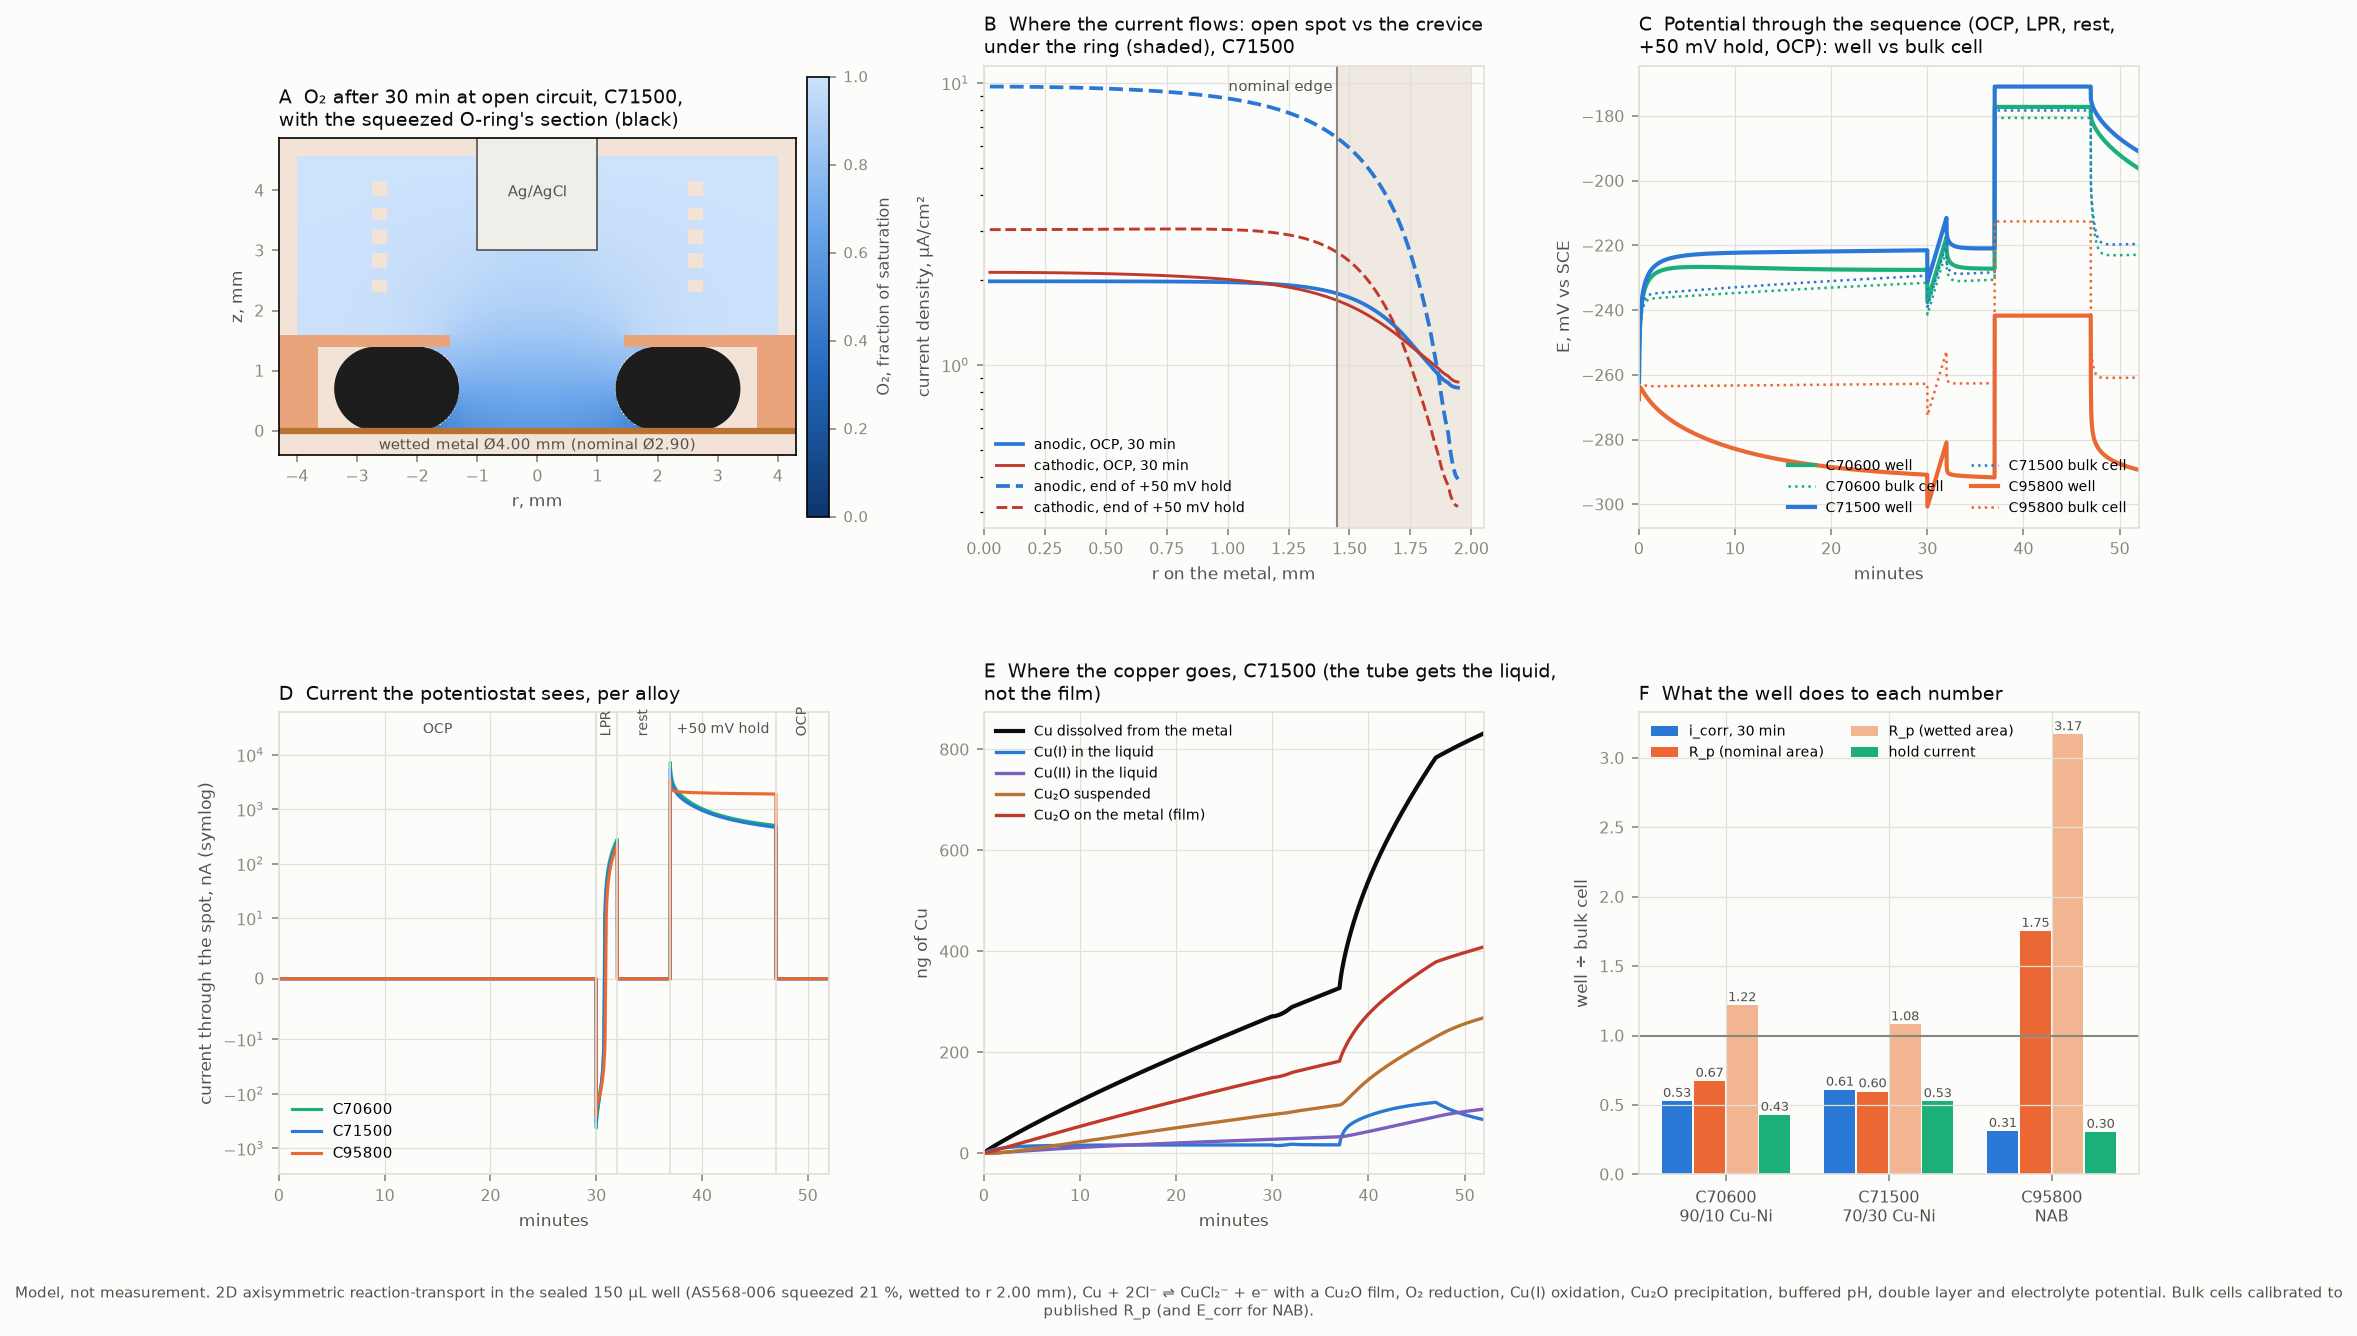

The Python source for this figure:
"""Higher-fidelity model of one CubXL copper corrosion well, against a bulk cell.

Writes sim_well_hf.json (every number sim_well_hf.md quotes), sim_well_hf.png (the figure)
and sim_well_hf_fields.npz (fields for render_cubxl_cu.py, same keys as sim_well_fields.npz,
plus pH and film).

What it adds to sim_well.py, which carried dissolved copper as a passive tracer under Tafel
kinetics set relative to the bulk cell:

- Copper dissolves by the accepted chloride mechanism, Cu + 2Cl- = CuCl2- + e-, nearly
  reversible and largely limited by transport of CuCl2- away from the metal (Hauser and
  Newman 1988; Deslouis et al. 1988). The CuCl2- at the metal is held near its Nernst value,
  so copper that piles up in the still well throttles further dissolution.
- A Cu2O film forms where the liquid at the metal is supersaturated in Cu2O at the local pH,
  and its thickness throttles dissolution. Its one free constant is calibrated, per alloy, to
  the published decay of i_corr with immersion time.
- Cu(I) is oxidised by dissolved O2 in the liquid (Sharma and Millero 1988 rate constants for
  Cu+ and CuCl0, with Cu(I) chloride speciation). Cu(II) is its own species, and is reduced
  back to Cu(I) at the metal (comproportionation with the metal).
- Cu2O also precipitates in the liquid and redissolves when undersaturated.
- Alkalinity is a transported species: OH- from O2 reduction, from Cu(I) oxidation and from
  the counter; consumed by Cu2O precipitation and Al hydrolysis. pH comes from the seawater
  carbonate and borate system (closed: the cap seals the headspace).
- Double-layer charging, and the electrolyte potential (secondary current distribution with
  seawater's conductivity), lagged one 1 s step, so the reference-tip iR and any ohmic
  shielding of the crevice come out of the model.
- The O-ring's compressed cross-section: an AS568-006 ring squeezed 21 % to 1.40 mm is
  modelled as a stadium of conserved area, so the metal is wetted out to where the flat contact
  begins (r = 2.00 mm, not the nominal 1.45 mm), with a narrowing crevice between the ring's
  lower inner curve and the metal. A non-uniform grid (4 um at the metal, 10 um across the
  crevice) resolves it.
- NAB gets a second anodic path for its Al- and Fe-rich phases (Tafel, b_a 60 mV/dec), which
  its published E_corr and R_p require: at -0.26 V SCE the CuCl2- path alone carries only
  a few per cent of NAB's measured current.
- Kinetics per alloy, calibrated so the bulk cell (1 cm2, 0.3 mm Nernst layer for O2) gives the
  published R_p (C70600, C71500: Metikos-Hukovic 2011; C95800: Ding 2019 with its E_corr).
  E_corr for the two Cu-Ni alloys is then a prediction, checked against the published range.

Not modelled: natural convection (subcritical, estimated below), migration (0.7 M supporting
electrolyte), CuCl salt films, Cu2(OH)3Cl, film reduction at cathodic potentials, the
counter's chlorine, Ni and Fe dissolution, and roughness at the O-ring's contact line.

    python sim_well_hf.py            # about 10 min on 4 cores
    python sim_well_hf.py --quick    # skip the grid-convergence run
"""

from __future__ import annotations

import argparse
import json
import math
import time
from dataclasses import dataclass
from pathlib import Path

import numpy as np
import scipy.sparse as sp
import scipy.sparse.linalg as spla
from scipy.linalg import lu_factor, lu_solve, solve_banded
from scipy.optimize import brentq

HERE = Path(__file__).resolve().parent
F = 96485.332
RG = 8.314462
TK = 298.15
FRT = F / (RG * TK)
LN10 = math.log(10.0)

# ------------------------------------------------------------------ electrolyte: ASTM D1141, 25 C
C_O2_SAT = 0.21e-6  # mol/cm3, air-saturated seawater S 35, 25 C (as sim_well.py)
D = {"O2": 1.9e-5, "Cu1": 8.0e-6, "Cu2": 7.0e-6, "TA": 1.1e-5, "Al": 5.0e-6}  # cm2/s
KAPPA = 0.053  # S/cm
CL_M = 0.546  # mol/L chloride, D1141 (19.4 g/kg)
I_STR = 0.70


def davies(z, I=I_STR):
    return 10 ** (-0.51 * z * z * (math.sqrt(I) / (1 + math.sqrt(I)) - 0.3 * I))


G1, G2 = davies(1), davies(2)
A_CL = G1 * CL_M
E_SCE = 0.2412  # V vs SHE
# NBS standard free energies of formation, kJ/mol
DG = {"CuCl2-": -240.1, "Cl-": -131.228, "H2O": -237.129, "Cu2O": -146.0}
E0_CUCL2 = -(2 * DG["Cl-"] - DG["CuCl2-"]) * 1e3 / F  # CuCl2- + e- = Cu + 2Cl-, V vs SHE
LOGK_CU2O = -(2 * DG["CuCl2-"] + DG["H2O"] - DG["Cu2O"] - 4 * DG["Cl-"]) * 1e3 / (LN10 * RG * TK)
E_CU2O_PH0 = -(DG["H2O"] - DG["Cu2O"]) * 1e3 / (2 * F)  # Cu2O + 2H+ + 2e- = 2Cu + H2O, V vs SHE


def csat_cu2o(ph):
    """CuCl2- in equilibrium with Cu2O, mol/cm3: Cu2O + 2H+ + 4Cl- = 2CuCl2- + H2O."""
    return 10 ** (LOGK_CU2O / 2) * 10.0 ** (-ph) * A_CL ** 2 / G1 * 1e-3 * CU1_TOTAL_PER_CUCL2


# carbonate and borate, seawater S 35, 25 C, total scale (Lueker 2000 K1 K2; Dickson 1990 KB; Millero 1995 KW)
DIC, BT = 2.39e-3, 0.437e-3  # mol/L, from D1141's NaHCO3 0.201 g/L and H3BO3 0.027 g/L
K1, K2, KB, KW = 10 ** -5.847, 10 ** -8.966, 10 ** -8.597, 10 ** -13.217
PH0 = 8.2


def ta_of_ph(ph):
    h = 10.0 ** (-np.asarray(ph, float))
    return DIC * (K1 * h + 2 * K1 * K2) / (h * h + K1 * h + K1 * K2) + BT * KB / (KB + h) + KW / h - h


PH_GRID = np.linspace(1.0, 12.5, 5751)
TA_GRID = ta_of_ph(PH_GRID)
TA0 = float(ta_of_ph(PH0))


def ph_of(dta):
    """Excess alkalinity (mol/cm3 of OH- added) -> pH, closed system."""
    return np.interp(TA0 + np.asarray(dta) * 1e3, TA_GRID, PH_GRID)


# ------------------------------------------------------------------ kinetics shared by the alloys
K0 = 1.0e-2        # cm/s, film-free Cu/CuCl2- exchange conductance: 'nearly reversible' (ASSUMED value)
ALPHA_C = 0.5      # O2 reduction transfer coefficient: b_c = 118 mV/dec (ASSUMED, typical)
E_REF = -0.25      # V vs SCE, where k_O2 is quoted
B_AL = 0.060       # V/dec, NAB's Al/Fe-phase path (ASSUMED)
C_DL = 30e-6       # F/cm2 (ASSUMED; Hauser and Newman 1988 used 10 uF/cm2)
K_P_HOM = 0.01     # 1/s, Cu2O precipitation in the liquid when supersaturated (ASSUMED)
K_P_SURF = 1.0e-4  # cm/s, Cu2O growth onto the film when the liquid at the metal is supersaturated (ASSUMED)
K_CU2_RED = 1.0e-3  # cm/s, Cu(II) + Cu -> 2 Cu(I) at the metal (ASSUMED fast)
BETA_FILM = 0.3    # fraction of the Cu oxidised that stays as Cu2O on the metal (solid-state growth, ASSUMED)
V_FILM = 143.09 / 6.0 / 2  # cm3 of Cu2O per mol of Cu


def k_ox_air():
    """Pseudo-first-order oxidation of total Cu(I) in air-saturated seawater, 1/s.
    Sharma and Millero 1988: Cu+ 14.1 /s, CuCl0 3.9 /s; CuCl2- and CuCl3 2- taken as unreactive.
    Speciation: log beta 2.7, 5.5, 5.7 at I = 0 (ASSUMED), Davies-corrected to I = 0.7."""
    b1 = 10 ** 2.7 * G1 * G1
    b2 = 10 ** 5.5 * G1 * G1 ** 2 / G1
    b3 = 10 ** 5.7 * G1 * G1 ** 3 / G2
    cl = CL_M
    den = 1 + b1 * cl + b2 * cl ** 2 + b3 * cl ** 3
    a0, a1 = 1 / den, b1 * cl / den
    return 14.1 * a0 + 3.9 * a1, {"frac_Cu+": a0, "frac_CuCl0": a1, "frac_CuCl2-": b2 * cl ** 2 / den, "frac_CuCl3_2-": b3 * cl ** 3 / den}


K_OX, CU1_SPECIATION = k_ox_air()
# The Nernst and Cu2O-solubility relations fix CuCl2- itself; transport carries all the Cu(I) chloro complexes.
CU1_TOTAL_PER_CUCL2 = 1.0 / CU1_SPECIATION["frac_CuCl2-"]


@dataclass
class Alloy:
    key: str
    name: str
    x_cu: float           # Cu mole fraction, taken as its activity (ideal solution, ASSUMED)
    rp_target: float      # ohm cm2, bulk cell
    t_cal_s: float        # when the cited R_p was measured
    tau_h: float          # parabolic decay time of i_corr, i0 / sqrt(1 + t / tau)
    ec_target: float | None = None  # V vs SCE, fitted only for NAB
    al_path: bool = False
    k_o2: float = 1e-3    # cm/s at E_REF, fitted
    i_al0: float = 0.0    # A/cm2 at ec_target, fitted
    gamma_star: float = 1e-8  # mol/cm2 of Cu in the film that halves K, fitted
    q_star: float = 1.0       # C/cm2 of Al-path charge that halves the Al path (its oxide film), fitted

    def c_eq(self, E):
        """CuCl2- at the metal in equilibrium with the alloy, mol/cm3. E in V vs SCE."""
        return self.x_cu * A_CL ** 2 / G1 * np.exp(FRT * (np.asarray(E) + E_SCE - E0_CUCL2)) * 1e-3 * CU1_TOTAL_PER_CUCL2

    def k_c(self, E):
        return self.k_o2 * np.exp(-ALPHA_C * FRT * (np.asarray(E) - E_REF))

    def i_al(self, E, q=0.0):
        """NAB's Al/Fe-phase path, A/cm2, throttled by its own oxide: q is the Al-path charge passed, C/cm2.
        At a fixed potential this gives i0 / sqrt(1 + t / tau) with tau = q_star / (2 i0)."""
        if not self.al_path:
            return 0.0 * np.asarray(E)
        return self.i_al0 * 10 ** ((np.asarray(E) - self.ec_target) / B_AL) / (1.0 + np.asarray(q) / self.q_star)

    def K(self, gamma):
        return K0 / (1.0 + np.asarray(gamma) / self.gamma_star)


def ALLOYS():
    return {
        # Metikos-Hukovic 2011 (Desalination 276:228), via Edison c1-05: Cu-10Ni / Cu-30Ni, 3.5 % NaCl pH 7.9,
        # stagnant, 3 h, EIS-derived R_p 6.0 / 8.3 kohm cm2. tau: Kear 2004 review 12 -> 5 uA/cm2 in 20-22 h (c1-02),
        # Yuan 2007 70/30: 8.44 -> 1.01 uA/cm2 in 10 days (c1-02).
        "C70600": Alloy("C70600", "90/10 Cu-Ni", 0.877, 6000.0, 3 * 3600.0, 4.4),
        "C71500": Alloy("C71500", "70/30 Cu-Ni", 0.666, 8300.0, 3 * 3600.0, 3.5),
        # Ding 2019 (Materials 12:209), via Edison c1-02: cast C95800, 3.5 % NaCl, fresh: E_corr -0.260 V SCE
        # (OCP -0.264), R_f + R_ct 1761 + 318 ohm cm2, i_corr 11.35 -> 3.78 uA/cm2 in 240 h.
        "C95800": Alloy("C95800", "NAB", 0.713, 2079.0, 3600.0, 30.0, ec_target=-0.262, al_path=True),
    }


def keff(k, Dc, hz):
    """Surface rate constant in series with the half-cell diffusion distance."""
    g = Dc / hz
    return k * g / (k + g)


# ------------------------------------------------------------------ the protocol sequence
SEQ = [("OCP", 1800, "ocp", 0.0), ("LPR", 120, "lpr", 0.010), ("rest", 300, "ocp", 0.0),
       ("anodic hold +50 mV", 600, "hold_rel", 0.050), ("OCP after", 300, "ocp", 0.0)]
SEQ_CATH = SEQ[:4] + [("cathodic hold -300 mV", 600, "hold_rel", -0.300)]
LPR_RATE = 1.667e-4  # V/s


def potential_for(mode, val, E_start, s, dt):
    if mode == "hold_rel":
        return E_start + val
    if mode == "lpr":
        return E_start - val + LPR_RATE * (s + 1) * dt
    raise ValueError(mode)


# ------------------------------------------------------------------ the bulk cell: 1D Nernst layers
class Bulk1D:
    """1 cm2 of metal under stagnant Nernst layers, delta_i = delta_O2 (D_i / D_O2)^(1/3), bulk values beyond.
    Same surface and liquid chemistry as the well."""

    def __init__(self, alloy: Alloy, delta=0.03, dx=5e-4):
        self.al, self.dx = alloy, dx
        self.n = {k: max(4, int(round(delta * (D[k] / D["O2"]) ** (1 / 3) / dx))) for k in D}
        self.N = max(self.n.values())
        self.reset()

    def reset(self):
        N = self.N
        self.c = {"O2": np.full(N, C_O2_SAT), "Cu1": np.zeros(N), "Cu2": np.zeros(N), "TA": np.zeros(N), "Al": np.zeros(N)}
        self.susp = np.zeros(N)
        self.gamma = 0.0
        self.q_al = 0.0
        self.E = 0.0
        self.fresh = True
        self.out = {"Cu": 0.0}  # Cu that left through the outer edge, mol/cm2
        self.q_cu = 0.0  # net Cu dissolved, mol/cm2

    def _mat(self, k, dt):
        n, dx, Dk = self.n[k], self.dx, D[k]
        g = Dk / dx
        main = np.full(n, dx / dt + 2 * g)
        main[0] = dx / dt + g
        main[-1] = dx / dt + g + Dk / (dx / 2)  # Dirichlet to the bulk value beyond
        if k == "Cu2":
            main[0] += keff(K_CU2_RED, Dk, dx / 2)
        ab = np.zeros((3, n))
        ab[0, 1:] = -g
        ab[1] = main
        ab[2, :-1] = -g
        e0 = np.zeros(n)
        e0[0] = 1.0
        z = solve_banded((1, 1), ab, e0)
        return ab, z

    def step_setup(self, dt):
        if getattr(self, "_dt", None) != dt:
            self._m = {k: self._mat(k, dt) for k in D}
            self._dt = dt

    def step(self, dt, mode, Eset=None, grow=True):
        """Advance dt. mode 'ocp' solves the mixed potential; 'pot' holds Eset. grow=False freezes the films."""
        al, dx = self.al, self.dx
        self.step_setup(dt)
        bulk = {"O2": C_O2_SAT, "Cu1": 0.0, "Cu2": 0.0, "TA": 0.0, "Al": 0.0}
        y = {}
        for k in ("Cu2", "O2", "Cu1"):
            n = self.n[k]
            b = self.c[k][:n] * dx / dt
            b[-1] += D[k] / (dx / 2) * bulk[k]
            if k == "Cu1":
                b[0] += J2
            y[k] = solve_banded((1, 1), self._m[k][0], b)
            if k == "Cu2":
                J2 = keff(K_CU2_RED, D["Cu2"], dx / 2) * y[k][0]  # mol/cm2/s reduced to Cu(I)
        zO, zC = self._m["O2"][1], self._m["Cu1"][1]
        wO, wC = zO[0], zC[0]
        dC = keff(al.K(self.gamma), D["Cu1"], dx / 2)
        E_prev = self.E
        cdl = 0.0 if self.fresh else C_DL

        dL = (1 - BETA_FILM) * dC  # the liquid gets (1 - beta) of the Cu oxidised

        def parts(E):
            dO = keff(al.k_c(E), D["O2"], dx / 2)
            sO = y["O2"][0] / (1 + wO * dO)
            ceq = float(al.c_eq(E))
            sC = (y["Cu1"][0] + wC * dL * ceq) / (1 + wC * dL)
            JL = dL * (ceq - sC)  # Cu(I) into the liquid; negative = replating from it
            JO, JC = dO * sO, (JL / (1 - BETA_FILM) if JL > 0 else JL)
            ia = float(al.i_al(E, self.q_al))
            return JO, JC, ia, F * JC + ia - 4 * F * JO - F * J2

        if mode == "ocp":
            lo, hi = (-0.9, 0.5) if self.fresh else (E_prev - 0.4, E_prev + 0.4)
            Ev = brentq(lambda E: parts(E)[3] + cdl * (E - E_prev) / dt, lo, hi, xtol=1e-8)
        else:
            Ev = Eset
        JO, JC, ia, inet = parts(Ev)
        idl = cdl * (Ev - E_prev) / dt
        self.fresh = False
        if grow:
            self.q_al += ia * dt
        self.c["O2"][:self.n["O2"]] = y["O2"] - zO * JO
        JL = JC * (1 - BETA_FILM) if JC > 0 else JC
        self.c["Cu1"][:self.n["Cu1"]] = y["Cu1"] + zC * JL
        self.c["Cu2"][:self.n["Cu2"]] = y["Cu2"]
        self.q_cu += JC * dt
        jf = JC - JL  # solid-state film growth; replating takes Cu(I) from the liquid only
        if grow:
            self.gamma += jf * dt
        film_oh = -jf
        # outer-edge losses of copper
        for k in ("Cu1", "Cu2"):
            self.out["Cu"] += D[k] / (dx / 2) * self.c[k][self.n[k] - 1] * dt
        # alkalinity and Al: sources at the metal
        for k, src in (("TA", 4 * JO - ia / F + film_oh), ("Al", ia / (3 * F))):
            n = self.n[k]
            b = self.c[k][:n] * dx / dt
            b[0] += src
            self.c[k][:n] = solve_banded((1, 1), self._m[k][0], b)
        self._react(dt, grow)
        self.E = Ev
        return {"E": Ev, "I": inet + idl, "JO": JO, "JC": JC, "ia": ia, "J2": J2, "idl": idl}

    def _react(self, dt, film):
        c, dx = self.c, self.dx
        x = c["Cu1"] * (1 - np.exp(-K_OX * c["O2"] / C_O2_SAT * dt))
        x = np.minimum(x, 4 * c["O2"])
        c["Cu1"] -= x; c["Cu2"] += x; c["O2"] -= x / 4; c["TA"] += x
        cs = csat_cu2o(ph_of(c["TA"]))
        ex = c["Cu1"] - cs
        p = np.where(ex > 0, ex * (1 - math.exp(-K_P_HOM * dt)), 0.0)
        dis = np.where(ex < 0, np.minimum(self.susp / dx, -ex * (1 - math.exp(-K_P_HOM * dt))), 0.0)
        c["Cu1"] += dis - p; c["TA"] += dis - p; self.susp += (p - dis) * dx
        if film:
            ex0 = c["Cu1"][0] - cs[0]
            if ex0 > 0:
                ps = min(K_P_SURF * ex0 * dt, ex0 * dx)
                c["Cu1"][0] -= ps / dx; c["TA"][0] -= ps / dx; self.gamma += ps
        for k in ("Cu1", "Cu2", "TA", "Al"):  # beyond each species' own layer: bulk
            c[k][self.n[k]:] = 0.0
        c["O2"][self.n["O2"]:] = C_O2_SAT

    def inventory(self):
        dx = self.dx
        return {"liquid": float((self.c["Cu1"] + self.c["Cu2"]).sum() * dx), "susp": float(self.susp.sum()),
                "film": self.gamma, "out": self.out["Cu"], "dissolved": self.q_cu}

    # -- calibration helpers
    def ocp_run(self, t_end, dt=10.0, t_fine=600.0):
        """Open circuit from a fresh surface. Returns (t, E, i_anodic) arrays."""
        self.reset()
        ts, Es, ias = [], [], []
        t = 0.0
        while t < t_end - 1e-9:
            h = 1.0 if t < 60 else (5.0 if t < t_fine else dt)
            r = self.step(h, "ocp")
            t += h
            ts.append(t); Es.append(r["E"]); ias.append(F * r["JC"] + r["ia"])
        return np.array(ts), np.array(Es), np.array(ias)

    def rp_now(self, dE=0.001, t_hold=120.0, dt=2.0):
        """R_p from the current state: potentiostatic holds at E_corr +/- dE with the film frozen."""
        state = self._save()
        Ec = self.E
        I = []
        for s in (+1, -1):
            self._load(state)
            for _ in range(int(t_hold / dt)):
                r = self.step(dt, "pot", Ec + s * dE, grow=False)
            I.append(r["I"] - r["idl"])
        self._load(state)
        return 2 * dE / (I[0] - I[1])

    def _save(self):
        return ({k: v.copy() for k, v in self.c.items()}, self.susp.copy(), self.gamma, self.E, dict(self.out), self.q_cu, self.q_al, self.fresh)

    def _load(self, s):
        self.c = {k: v.copy() for k, v in s[0].items()}
        self.susp, self.gamma, self.E, self.out, self.q_cu, self.q_al, self.fresh = s[1].copy(), s[2], s[3], dict(s[4]), s[5], s[6], s[7]


def calibrate(al: Alloy, log=print):
    """Fit k_O2 (and i_Al0 for NAB) to the cited bulk R_p at t_cal (and E_corr for NAB), and gamma_star
    to the cited parabolic decay time tau. Alternates three times."""
    b = Bulk1D(al)
    t_cal = al.t_cal_s

    def rp_at_tcal():
        b.ocp_run(t_cal, dt=30.0)
        return b.rp_now(), b.E

    for it in range(3 if al.al_path else 4):
        if al.al_path:
            def resid_ial(log_ial):
                al.i_al0 = 10 ** log_ial

                def resid_k(log_k):
                    al.k_o2 = 10 ** log_k
                    b.ocp_run(t_cal, dt=30.0)
                    return b.E - al.ec_target
                try:
                    al.k_o2 = 10 ** brentq(resid_k, -8, -1, xtol=2e-4)
                except ValueError:  # the cathode cannot carry this Al path at the target E_corr
                    return -5.0
                rp, _ = rp_at_tcal()
                return math.log(rp / al.rp_target)
            al.i_al0 = 10 ** brentq(resid_ial, -6.5, -4.6, xtol=2e-4)
        else:
            def resid(log_k):
                al.k_o2 = 10 ** log_k
                rp, _ = rp_at_tcal()
                return math.log(rp / al.rp_target)
            al.k_o2 = 10 ** brentq(resid, -9, 0, xtol=1e-4)
        tau = al.tau_h * 3600.0
        target = math.sqrt((1 + 300.0 / tau) / 2.0)
        if al.al_path:
            # NAB's decay is its Al path's oxide (the Cu path is below Cu2O saturation at -0.26 V). Start from the
            # fixed-potential result q* = 2 i0 tau, then fit it at open circuit, where E_corr drifts up as the path passivates.
            def resid_q(log_q):
                al.q_star = 10 ** log_q
                t, E, ia = b.ocp_run(tau, dt=120.0)
                return math.log(ia[-1] / np.interp(300.0, t, ia)) - math.log(target)
            q0 = math.log10(2 * al.i_al0 * tau)
            try:
                al.q_star = 10 ** brentq(resid_q, q0 - 3, q0 + 1, xtol=1e-3)
            except ValueError:
                al.q_star = 10 ** q0
                log(f"  {al.key}: q_star bracket failed, using 2 i0 tau")
            rp, Ec = rp_at_tcal()
            log(f"  {al.key} pass {it + 1}: k_O2 {al.k_o2:.3e} cm/s, i_Al0 {al.i_al0:.3e} A/cm2, q* {al.q_star:.3e} C/cm2, "
                f"R_p(t_cal) {rp:.0f}, E_corr(t_cal) {Ec * 1e3:.1f} mV SCE")
            continue

        def resid_g(log_g):
            al.gamma_star = 10 ** log_g
            t, E, ia = b.ocp_run(tau, dt=60.0)
            i300 = np.interp(300.0, t, ia)
            return math.log(ia[-1] / i300) - math.log(target)
        try:
            al.gamma_star = 10 ** brentq(resid_g, -14, -4, xtol=1e-3)
        except ValueError:
            log(f"  {al.key}: gamma_star bracket failed")
        rp, Ec = rp_at_tcal()
        log(f"  {al.key} pass {it + 1}: k_O2 {al.k_o2:.3e} cm/s, i_Al0 {al.i_al0:.3e}, gamma* {al.gamma_star:.3e} mol/cm2, "
            f"R_p(t_cal) {rp:.0f}, E_corr(t_cal) {Ec * 1e3:.1f} mV SCE")
    return b


def run_bulk(al: Alloy, steps, dt=1.0):
    b = Bulk1D(al)
    rec = {k: [] for k in ("t", "E", "I", "ia", "ic", "phase")}
    t, E_ocp = 0.0, None
    for name, dur, mode, val in steps:
        E_start = b.E
        for s in range(int(round(dur / dt))):
            if mode == "ocp":
                r = b.step(dt, "ocp")
            else:
                r = b.step(dt, "pot", potential_for(mode, val, E_start, s, dt))
            t += dt
            rec["t"].append(t); rec["E"].append(r["E"]); rec["I"].append(r["I"])
            rec["ia"].append(F * r["JC"] + r["ia"]); rec["ic"].append(-4 * F * r["JO"] - F * r["J2"]); rec["phase"].append(name)
    for k in ("t", "E", "I", "ia", "ic"):
        rec[k] = np.array(rec[k])
    rec["inv"] = b.inventory()
    return rec


# ------------------------------------------------------------------ the well: 2D axisymmetric, non-uniform grid
CS, SQUEEZED = 0.178, 0.140       # O-ring cross-section and squeezed height, cm
R_RING = 0.145 + CS / 2           # 0.234: centre of the section
RHO = SQUEEZED / 2
W_FLAT = (math.pi / 4 * CS ** 2 - math.pi * RHO ** 2) / SQUEEZED
R_CONTACT = R_RING - W_FLAT / 2   # inner edge of the flat contact with the metal
A_NOM = 0.145
Z_THROAT, R_THROAT, R_BORE, R_CAP, Z_TIP = 0.160, 0.145, 0.40, 0.10, 0.30
COIL_Z = (0.24, 0.28, 0.32, 0.36, 0.40)
V_UL = 150.0


def _faces_uniform(a, b, h):
    n = max(1, int(math.ceil((b - a) / h - 1e-9)))
    return list(np.linspace(a, b, n + 1)[1:])


@dataclass
class WellGeom:
    ref: int = 1
    validation: bool = False  # Cottrell check: flat spot as wide as the bore, no ring, cap or coil, 1 cm deep

    def build(self):
        ref = self.ref
        hc, hf = 0.005 / ref, 0.001 / ref
        if self.validation:
            rf = [0.0] + _faces_uniform(0, R_BORE, hc)
        else:
            rf = [0.0] + _faces_uniform(0, 0.12, hc) + _faces_uniform(0.12, 0.205, hf) + _faces_uniform(0.205, R_BORE, hc)
        rf = np.array(rf)
        zf = [0.0]
        dz, q = 0.0004 / ref, 1.25 ** (1 / ref)
        while dz < hc:
            zf.append(zf[-1] + dz)
            dz *= q
        top_guess = 1.0 if self.validation else 0.60
        if self.validation:
            zf += _faces_uniform(zf[-1], top_guess, hc)
        else:
            zf += _faces_uniform(zf[-1], SQUEEZED, hc) + _faces_uniform(SQUEEZED, Z_THROAT, hc)
            zf += _faces_uniform(Z_THROAT, Z_TIP, hc) + _faces_uniform(Z_TIP, top_guess, hc)
        zf = np.array(zf)
        rc, zc = 0.5 * (rf[1:] + rf[:-1]), 0.5 * (zf[1:] + zf[:-1])
        liq, coil = self.mask(rc, zc)
        if not self.validation:
            # cut the top so the liquid is 150 uL; the last row is trimmed to make it exact
            dr2 = np.pi * (rf[1:] ** 2 - rf[:-1] ** 2)
            dzv = np.diff(zf)
            vrow = (liq * dr2[:, None]).sum(axis=0) * dzv
            cum = np.cumsum(vrow)
            k = int(np.searchsorted(cum, V_UL * 1e-3))
            prev = cum[k - 1] if k else 0.0
            frac = (V_UL * 1e-3 - prev) / vrow[k]
            if frac < 0.35:  # merge a thin last row into the one below
                k -= 1
                frac = 1 + frac * vrow[k + 1] / vrow[k]
            zf = np.r_[zf[:k + 1], zf[k] + frac * dzv[k]]
            zc = 0.5 * (zf[1:] + zf[:-1])
            liq, coil = self.mask(rc, zc)
        self.rf, self.zf, self.rc, self.zc, self.liq, self.coil = rf, zf, rc, zc, liq, coil
        return self

    def mask(self, rc, zc):
        R, Z = np.meshgrid(rc, zc, indexing="ij")
        if self.validation:
            return np.ones_like(R, dtype=bool), np.zeros_like(R, dtype=bool)
        rin = R_CONTACT - np.sqrt(np.clip(RHO ** 2 - (Z - RHO) ** 2, 0.0, None))
        liq = np.where(Z < SQUEEZED, R < rin, np.where(Z < Z_THROAT, R < R_THROAT, R < R_BORE))
        liq &= ~((R < R_CAP) & (Z >= Z_TIP))
        coil = np.zeros_like(liq)
        for z0 in COIL_Z:
            coil |= (R > 0.250) & (R < 0.275) & (np.abs(Z - z0) < 0.0125)
        return liq & ~coil, coil


class Well:
    def __init__(self, geom: WellGeom, dt=1.0):
        g = geom.build() if not hasattr(geom, "liq") else geom
        self.g, self.dt = g, dt
        rf, zf, rc, zc, liq = g.rf, g.zf, g.rc, g.zc, g.liq
        nr, nz = liq.shape
        idx = -np.ones(liq.shape, dtype=int)
        idx[liq] = np.arange(liq.sum())
        self.idx, self.n = idx, int(liq.sum())
        dr2 = np.pi * (rf[1:] ** 2 - rf[:-1] ** 2)
        dzv = np.diff(zf)
        I, K = np.nonzero(liq)
        p = idx[I, K]
        self.vol = np.zeros(self.n)
        self.vol[p] = dr2[I] * dzv[K]
        rows, cols, vals = [], [], []
        # radial faces
        a = liq[:-1, :] & liq[1:, :]
        ii, kk = np.nonzero(a)
        gr = 2 * np.pi * rf[ii + 1] * dzv[kk] / (rc[ii + 1] - rc[ii])
        rows += [idx[ii, kk], idx[ii + 1, kk]]; cols += [idx[ii + 1, kk], idx[ii, kk]]; vals += [gr, gr]
        a = liq[:, :-1] & liq[:, 1:]
        ii, kk = np.nonzero(a)
        gz = dr2[ii] / (zc[kk + 1] - zc[kk])
        rows += [idx[ii, kk], idx[ii, kk + 1]]; cols += [idx[ii, kk + 1], idx[ii, kk]]; vals += [gz, gz]
        off = sp.coo_matrix((np.concatenate(vals), (np.concatenate(rows), np.concatenate(cols))), shape=(self.n, self.n)).tocsr()
        self.lap = off - sp.diags(np.asarray(off.sum(axis=1)).ravel())
        # free surface (top row)
        self.top = np.zeros(self.n)
        ii = np.nonzero(liq[:, -1])[0]
        self.top[idx[ii, nz - 1]] = dr2[ii] / (dzv[-1] / 2)
        # metal: bottom row
        mi = np.nonzero(liq[:, 0])[0]
        self.metal = idx[mi, 0]
        self.m_r = rc[mi]
        self.m_rf = (rf[mi], rf[mi + 1])
        self.m_area = dr2[mi]
        self.A = float(self.m_area.sum())
        self.hz0 = dzv[0] / 2
        self.m_vol = self.vol[self.metal]
        # coil faces
        self.coil_area = np.zeros(self.n)
        coil = g.coil
        for di, dk in ((1, 0), (-1, 0), (0, 1), (0, -1)):
            I2, K2 = I + di, K + dk
            ok = (I2 >= 0) & (I2 < nr) & (K2 >= 0) & (K2 < nz)
            hit = np.zeros_like(ok)
            hit[ok] = coil[I2[ok], K2[ok]]
            if di:
                face = 2 * np.pi * np.where(di > 0, rf[np.minimum(I + 1, nr)], rf[I]) * dzv[K]
            else:
                face = dr2[I]
            np.add.at(self.coil_area, p[hit], face[hit])
        self.coil_w = self.coil_area / max(self.coil_area.sum(), 1e-30)
        # the reference tip: cells in the row just below the capillary, r < R_CAP
        if not g.validation:
            ktip = int(np.argmin(np.abs(zf - Z_TIP))) - 1
            tip = [idx[i, ktip] for i in range(nr) if rc[i] < R_CAP and idx[i, ktip] >= 0]
            self.tip = np.array(tip)
            self.tip_w = self.vol[self.tip] / self.vol[self.tip].sum()
        self.lu = {}
        self.region_nom = self.m_r < A_NOM

    def factor(self, key, Dk, dirichlet_top=False, robin=None):
        if key in self.lu:
            return self.lu[key]
        diag = self.vol / self.dt + (Dk * self.top if dirichlet_top else 0.0)
        if robin is not None:
            diag = diag.copy()
            diag[self.metal] += robin
        M = (sp.diags(diag) - Dk * self.lap).tocsc()
        lu = spla.splu(M)
        Z = W = None
        if key in ("O2", "Cu1"):
            P = np.zeros((self.n, len(self.metal)))
            P[self.metal, np.arange(len(self.metal))] = 1.0
            Z = lu.solve(P)
            W = Z[self.metal, :]
        self.lu[key] = (lu, Z, W)
        return self.lu[key]

    def phi_solver(self):
        if "phi" not in self.lu:
            M = (-KAPPA * self.lap).tolil()
            p0 = self.tip[0]
            M[p0, p0] = M[p0, p0] + 1e3
            self.lu["phi"] = (spla.splu(M.tocsc()), None, None)
        return self.lu["phi"][0]

    def to_grid(self, c):
        out = np.full(self.g.liq.shape, np.nan)
        out[self.g.liq] = c
        return out


def run_well(w: Well, al: Alloy, steps, snap_times=(), limiting=False, log=None):
    """The protocol in the well. limiting=True: O2-limited spot (c = 0), nothing else (Cottrell check)."""
    dt, n, m = w.dt, w.n, len(w.metal)
    c = {"O2": np.full(n, C_O2_SAT), "Cu1": np.zeros(n), "Cu2": np.zeros(n), "TA": np.zeros(n), "Al": np.zeros(n)}
    susp = np.zeros(n)
    gamma = np.zeros(m)
    q_al = np.zeros(m)
    dphi = np.zeros(m)
    luO, ZO, WO = w.factor("O2", D["O2"], True)
    if limiting:
        dO = w.m_area * D["O2"] / w.hz0
        luL = spla.splu((sp.diags(w.vol / dt + D["O2"] * w.top) - D["O2"] * w.lap + sp.diags(np.bincount(w.metal, dO, n))).tocsc())
        rec = {"t": [], "i_lim": []}
        t = 0.0
        for name, dur, mode, val in steps:
            for s in range(int(round(dur / dt))):
                c["O2"] = luL.solve(w.vol / dt * c["O2"] + D["O2"] * w.top * C_O2_SAT)
                t += dt
                rec["t"].append(t); rec["i_lim"].append(4 * F * float((dO * c["O2"][w.metal]).sum()) / w.A)
        return {k: np.array(v) for k, v in rec.items()}
    luC, ZC, WC = w.factor("Cu1", D["Cu1"])
    d2 = w.m_area * keff(K_CU2_RED, D["Cu2"], w.hz0)
    lu2 = w.factor("Cu2", D["Cu2"], robin=d2)[0]
    luT = w.factor("TA", D["TA"])[0]
    luA = w.factor("Al", D["Al"])[0]
    luP = w.phi_solver()
    eye = np.eye(m)
    rec = {k: [] for k in ("t", "E", "I", "ia", "ic", "ia_nom", "ia_crev", "ic_nom", "ic_crev", "idl", "o2_centre", "o2_crev",
                           "cu1_mol", "cu2_mol", "susp_mol", "film_mol", "q_cu_mol", "ph_centre", "ph_crev", "cu_centre", "cu_crev",
                           "dphi_max_mV", "phi_tip_mV", "phase")}
    rec["counter_o2_mol"] = 0.0
    snaps, si = {}, 0
    snap_times = sorted(snap_times)
    t, E, E_prev, I_prev = 0.0, 0.0, 0.0, 0.0
    q_cu = 0.0
    j_crev = int(np.argmin(np.abs(w.m_r - 0.17)))
    for name, dur, mode, val in steps:
        E_start = E
        for s in range(int(round(dur / dt))):
            # 1 Cu(II): reduced at the metal (fixed Robin)
            c2 = lu2.solve(w.vol / dt * c["Cu2"])
            J2 = d2 * c2[w.metal]
            # 2 O2, with the counter's demand from the last step's net anodic current
            bO = w.vol / dt * c["O2"] + D["O2"] * w.top * C_O2_SAT
            if I_prev > 0 and w.coil_area.sum() > 0:
                demand = I_prev / (4 * F) * dt
                avail = float((w.vol * c["O2"] * (w.coil_area > 0)).sum())
                take = min(demand, 0.5 * avail)
                bO -= take / dt * w.coil_w
                rec["counter_o2_mol"] += take
            yO = luO.solve(bO)
            # 3 Cu(I), with the Cu(I) made from Cu(II) at the metal
            bC = w.vol / dt * c["Cu1"]
            bC[w.metal] += J2
            yC = luC.solve(bC)
            yOs, yCs = yO[w.metal], yC[w.metal]
            beta = 0.0 if (mode == "hold_rel" and val < 0) else BETA_FILM  # replating takes Cu(I) from the liquid only
            dC = w.m_area * keff(al.K(gamma), D["Cu1"], w.hz0) * (1 - beta)  # the liquid's share
            luM = lu_factor(eye + WC * dC[None, :])
            E_prevstep = E

            def parts(Ev):
                El = Ev - dphi
                dO = w.m_area * keff(al.k_c(El), D["O2"], w.hz0)
                sO = np.linalg.solve(eye + WO * dO[None, :], yOs)
                ceq = al.c_eq(El)
                sC = lu_solve(luM, yCs + WC @ (dC * ceq))
                JL = dC * (ceq - sC)  # Cu(I) into the liquid; negative = replating from it
                JO, JC = dO * sO, np.where(JL > 0, JL / (1 - beta), JL)
                ia_l = w.m_area * al.i_al(El, q_al)
                return dO, sO, ceq, sC, JO, JC, ia_l

            cdl = 0.0 if t == 0 else C_DL

            def net(Ev):
                _, _, _, _, JO, JC, ia_l = parts(Ev)
                return F * JC.sum() + ia_l.sum() - 4 * F * JO.sum() - F * J2.sum() + cdl * w.A * (Ev - E_prevstep) / dt

            if mode == "ocp":
                lo, hi = (-0.9, 0.5) if t == 0 else (E_prevstep - 0.3, E_prevstep + 0.3)
                E = brentq(net, lo, hi, xtol=1e-7)
            else:
                E = potential_for(mode, val, E_start, s, dt)
            dO, sO, ceq, sC, JO, JC, ia_l = parts(E)
            q_al += ia_l / w.m_area * dt
            idl_cells = cdl * w.m_area * (E - E_prevstep) / dt
            c["O2"] = yO - ZO @ (dO * sO)
            np.clip(c["O2"], 0.0, None, out=c["O2"])
            JL = np.where(JC > 0, JC * (1 - beta), JC)
            c["Cu1"] = yC + ZC @ JL
            c["Cu2"] = c2
            q_cu += float(JC.sum()) * dt
            jf = JC - JL
            gamma += jf / w.m_area * dt
            i_cells = F * JC + ia_l - 4 * F * JO - F * J2 + idl_cells  # A per metal cell, into the liquid
            I_net = float(i_cells.sum())
            # 4 alkalinity and Al
            bT = w.vol / dt * c["TA"]
            bT[w.metal] += 4 * JO - ia_l / F - jf
            bT += (I_net / F) * w.coil_w  # counter: OH- when cathodic (I_net > 0), H+ when anodic
            c["TA"] = luT.solve(bT)
            bA = w.vol / dt * c["Al"]
            bA[w.metal] += ia_l / (3 * F)
            c["Al"] = luA.solve(bA)
            # 5 homogeneous chemistry, split
            x = c["Cu1"] * (1 - np.exp(-K_OX * c["O2"] / C_O2_SAT * dt))
            x = np.minimum(x, 4 * c["O2"])
            c["Cu1"] -= x; c["Cu2"] += x; c["O2"] -= x / 4; c["TA"] += x
            ph = ph_of(c["TA"])
            cs = csat_cu2o(ph)
            ex = c["Cu1"] - cs
            pp = np.where(ex > 0, ex * (1 - math.exp(-K_P_HOM * dt)), 0.0)
            dis = np.where(ex < 0, np.minimum(susp / w.vol, -ex * (1 - math.exp(-K_P_HOM * dt))), 0.0)
            c["Cu1"] += dis - pp; c["TA"] += dis - pp; susp += (pp - dis) * w.vol
            exm = c["Cu1"][w.metal] - cs[w.metal]
            ps = np.where(exm > 0, np.minimum(K_P_SURF * w.m_area * exm * dt, exm * w.m_vol), 0.0)
            c["Cu1"][w.metal] -= ps / w.m_vol; c["TA"][w.metal] -= ps / w.m_vol
            gamma += ps / w.m_area
            # 6 electrolyte potential from this step's currents, used (lagged) next step
            src = np.zeros(n)
            np.add.at(src, w.metal, i_cells)
            src -= I_net * w.coil_w
            phi = luP.solve(src)
            phi_tip = float((phi[w.tip] * w.tip_w).sum())
            dphi = phi[w.metal] - phi_tip
            E_prev, I_prev = E, I_net
            t += dt
            ia_c = F * JC + ia_l
            ic_c = -4 * F * JO - F * J2
            nom = w.region_nom
            rec["t"].append(t); rec["E"].append(E); rec["I"].append(I_net); rec["idl"].append(float(idl_cells.sum()))
            rec["ia"].append(float(ia_c.sum())); rec["ic"].append(float(ic_c.sum()))
            rec["ia_nom"].append(float(ia_c[nom].sum())); rec["ia_crev"].append(float(ia_c[~nom].sum()))
            rec["ic_nom"].append(float(ic_c[nom].sum())); rec["ic_crev"].append(float(ic_c[~nom].sum()))
            rec["o2_centre"].append(float(c["O2"][w.metal[0]])); rec["o2_crev"].append(float(c["O2"][w.metal[j_crev]]))
            rec["cu1_mol"].append(float((w.vol * c["Cu1"]).sum())); rec["cu2_mol"].append(float((w.vol * c["Cu2"]).sum()))
            rec["susp_mol"].append(float(susp.sum())); rec["film_mol"].append(float((gamma * w.m_area).sum()))
            rec["q_cu_mol"].append(q_cu)
            rec["ph_centre"].append(float(ph[w.metal[0]])); rec["ph_crev"].append(float(ph[w.metal[j_crev]]))
            rec["cu_centre"].append(float(c["Cu1"][w.metal[0]] + c["Cu2"][w.metal[0]]))
            rec["cu_crev"].append(float(c["Cu1"][w.metal[j_crev]] + c["Cu2"][w.metal[j_crev]]))
            rec["dphi_max_mV"].append(float(np.abs(dphi).max() * 1e3)); rec["phi_tip_mV"].append(phi_tip * 1e3)
            rec["phase"].append(name)
            while si < len(snap_times) and t >= snap_times[si] - 1e-9:
                snaps[snap_times[si]] = {"o2": w.to_grid(c["O2"] / C_O2_SAT), "cu": w.to_grid((c["Cu1"] + c["Cu2"]) * 1e9),
                                         "cu1": w.to_grid(c["Cu1"] * 1e9), "ph": w.to_grid(ph), "phi": w.to_grid((phi - phi_tip) * 1e3),
                                         "ia_density": ia_c / w.m_area, "ic_density": ic_c / w.m_area, "film": gamma.copy()}
                si += 1
            if log and int(t) % 600 == 0:
                log(f"    t {t:5.0f} s  E {E * 1e3:7.1f} mV  I {I_net * 1e9:8.2f} nA  pH {ph[w.metal[0]]:.3f}")
    for k in list(rec):
        if k not in ("phase", "counter_o2_mol"):
            rec[k] = np.array(rec[k])
    rec["al_mol"] = float((w.vol * c["Al"]).sum())
    return rec, snaps


# ------------------------------------------------------------------ analysis helpers
def at(rec, key, t_s):
    i = int(np.searchsorted(rec["t"], t_s - 1e-9))
    return float(rec[key][min(i, len(rec[key]) - 1)])


def lpr_rp(rec, area, skip_s=10):
    """R_p from the LPR sweep's E-I slope, leaving out the first skip_s seconds (the charging transient of the
    -10 mV step into the sweep)."""
    ph = np.array(rec["phase"])
    sel = ph == "LPR"
    sel[np.nonzero(sel)[0][:skip_s]] = False
    slope = np.polyfit(rec["I"][sel], rec["E"][sel], 1)[0]
    return slope * area


def cottrell(t):
    return 4 * F * C_O2_SAT * np.sqrt(D["O2"] / (np.pi * t))


def summarise_well(w: Well, al: Alloy, rec, bulk):
    ph = np.array(rec["phase"])
    hold = ph == "anodic hold +50 mV"
    A_wet, A_nom = w.A, math.pi * A_NOM ** 2
    rp_nom, rp_wet = lpr_rp(rec, A_nom), lpr_rp(rec, A_wet)
    rp_bulk = lpr_rp(bulk, 1.0)
    e_bulk_30 = at(bulk, "E", 1800)
    cu_liq = rec["cu1_mol"][-1] + rec["cu2_mol"][-1] + rec["susp_mol"][-1]
    film = rec["film_mol"][-1]
    q_an = float(np.clip(rec["ia"], 0, None).sum() * w.dt)  # anodic charge passed (Cu + Al paths), C
    q_net = float(rec["I"].sum() * w.dt)
    t30 = 1800
    out = {
        "E_corr_30min_mV_SCE": round(at(rec, "E", t30) * 1e3, 1),
        "E_corr_30min_bulk_mV_SCE": round(e_bulk_30 * 1e3, 1),
        "E_corr_shift_well_minus_bulk_mV": {f"{tt // 60}min": round((at(rec, "E", tt) - at(bulk, "E", tt)) * 1e3, 1) for tt in (60, 300, 900, 1800)},
        "i_corr_30min_uA_cm2_wetted_area": round(at(rec, "ia", t30) / A_wet * 1e6, 3),
        "i_corr_30min_uA_cm2_nominal_area": round(at(rec, "ia", t30) / A_nom * 1e6, 3),
        "i_corr_30min_bulk_uA_cm2": round(at(bulk, "ia", t30) * 1e6, 3),
        "i_corr_ratio_well_over_bulk_30min": round(at(rec, "ia", t30) / A_wet / at(bulk, "ia", t30), 3),
        "Rp_well_nominal_area_ohm_cm2": round(rp_nom), "Rp_well_wetted_area_ohm_cm2": round(rp_wet), "Rp_bulk_ohm_cm2": round(rp_bulk),
        "Rp_ratio_nominal_over_bulk": round(rp_nom / rp_bulk, 3), "Rp_ratio_wetted_over_bulk": round(rp_wet / rp_bulk, 3),
        "hold_current_uA": [round(float(rec["I"][hold].min()) * 1e6, 4), round(float(rec["I"][hold].max()) * 1e6, 4)],
        "hold_mean_uA_cm2_wetted": round(float(rec["I"][hold].mean()) / A_wet * 1e6, 3),
        "hold_mean_bulk_uA_cm2": round(float(bulk["I"][np.array(bulk["phase"]) == "anodic hold +50 mV"].mean()) * 1e6, 3),
        "hold_ratio_well_over_bulk": round(float(rec["I"][hold].mean()) / A_wet / float(bulk["I"][np.array(bulk["phase"]) == "anodic hold +50 mV"].mean()), 3),
        "hold_charge_mC": round(float(rec["I"][hold].sum() * w.dt) * 1e3, 4),
        "anodic_charge_mC": round(q_an * 1e3, 4), "net_charge_mC": round(q_net * 1e3, 4),
        "cu_dissolved_ng": round(rec["q_cu_mol"][-1] * 63.546e9, 1),
        "cu_in_liquid_ng": {"CuI": round(rec["cu1_mol"][-1] * 63.546e9, 1), "CuII": round(rec["cu2_mol"][-1] * 63.546e9, 1),
                            "Cu2O_suspended": round(rec["susp_mol"][-1] * 63.546e9, 1)},
        "cu_in_film_ng": round(film * 63.546e9, 1),
        "cu_to_tube_ng": round(cu_liq * 63.546e9, 1),
        "cu_in_150uL_ug_L": round(cu_liq * 63.546e6 / 150e-6, 1),
        "cu_in_320uL_tube_ug_L": round(cu_liq * 63.546e6 / 320e-6, 1),
        "fraction_of_dissolved_cu_reaching_tube": round(cu_liq / max(rec["q_cu_mol"][-1], 1e-30), 3),
        "cu_as_charge_mC_if_CuI": round(cu_liq * F * 1e3, 4),
        "mass_balance_error_pct": round((cu_liq + film - rec["q_cu_mol"][-1]) / max(rec["q_cu_mol"][-1], 1e-30) * 100, 3),
        "crevice_share_of_anodic_current": {lab: round(at(rec, "ia_crev", tt) / max(at(rec, "ia", tt), 1e-30), 3)
                                            for lab, tt in (("OCP_30min", 1800), ("LPR_end", 1920), ("hold_end", 2820))},
        "crevice_share_of_cathodic_current": {lab: round(at(rec, "ic_crev", tt) / min(at(rec, "ic", tt), -1e-30), 3)
                                              for lab, tt in (("OCP_30min", 1800), ("LPR_end", 1920), ("hold_end", 2820))},
        "O2_pct_sat_centre_30min": round(at(rec, "o2_centre", 1800) / C_O2_SAT * 100, 1),
        "O2_pct_sat_crevice_r1p7_30min": round(at(rec, "o2_crev", 1800) / C_O2_SAT * 100, 1),
        "pH_centre": {lab: round(at(rec, "ph_centre", tt), 3) for lab, tt in (("OCP_30min", 1800), ("hold_end", 2820), ("end", 3120))},
        "pH_crevice_r1p7": {lab: round(at(rec, "ph_crev", tt), 3) for lab, tt in (("OCP_30min", 1800), ("hold_end", 2820), ("end", 3120))},
        "dissolved_cu_at_metal_uM": {lab: round(at(rec, "cu_centre", tt) * 1e9, 1) for lab, tt in (("OCP_30min", 1800), ("hold_end", 2820))},
        "dissolved_cu_in_crevice_uM": {lab: round(at(rec, "cu_crev", tt) * 1e9, 1) for lab, tt in (("OCP_30min", 1800), ("hold_end", 2820))},
        "max_ohmic_nonuniformity_on_metal_uV": {lab: round(at(rec, "dphi_max_mV", tt) * 1e3, 2) for lab, tt in (("OCP_30min", 1800), ("LPR_end", 1920), ("hold_end", 2820))},
        "counter_O2_used_nmol": round(rec["counter_o2_mol"] * 1e9, 3),
        "double_layer_charge_in_LPR_pct": round(float(np.abs(rec["idl"][ph == "LPR"]).sum() / np.abs(rec["I"][ph == "LPR"]).sum() * 100), 2),
    }
    if al.al_path:
        out["al_released_ng"] = round(rec["al_mol"] * 26.98e9, 1)
        out["al_in_320uL_tube_ug_L"] = round(rec["al_mol"] * 26.98e6 / 320e-6, 1)
    return out


def convection_estimates():
    """Rayleigh numbers for the 4.4 mm column, against the 1101 of a layer with a rigid bottom and free top."""
    g, nu, kT, alphaT, L = 981.0, 0.0095, 1.46e-3, 2.6e-4, 0.44  # cgs, seawater 25 C
    out = {"L_cm": L, "Ra_critical_rigid_free_infinite_layer": 1101}
    for dT in (0.1, 1.0):
        out[f"thermal_bottom_heated_dT_{dT}K"] = round(g * alphaT * dT * L ** 3 / (nu * kT), 1)
    # O2 depletion at the metal: removing O2 (32 g/mol, partial molar volume ~ 28-32 cm3/mol) changes density by
    # -c (M - rho V); the sign depends on V, so bound it.
    for V in (28.0, 32.0):
        drho = -C_O2_SAT * (32.0 - 1.025 * V)  # g/cm3, bottom minus top when the bottom is fully depleted
        out[f"solutal_O2_V{V:.0f}"] = round(g * (-drho / 1.025) * L ** 3 / (nu * D["O2"]), 1)
    # dissolved Cu at the bottom makes it denser: stable. Report the stabilising number at 100 uM CuCl2- (~ +120 g/mol net)
    out["solutal_Cu_100uM_stabilising"] = round(-g * (100e-9 * 120.0 / 1.025) * L ** 3 / (nu * D["Cu1"]), 1)
    return out


# ------------------------------------------------------------------ main
def main():
    ap = argparse.ArgumentParser()
    ap.add_argument("--quick", action="store_true", help="skip the h/2 grid-convergence run")
    args = ap.parse_args()
    global K_OX, BETA_FILM
    t0 = time.time()

    def log(s):
        print(f"[{time.time() - t0:6.0f} s] {s}", flush=True)

    out = {"constants": {
        "C_O2_sat_mM": C_O2_SAT * 1e6, "D_cm2_s": D, "kappa_S_cm": KAPPA, "Cl_M": CL_M, "gamma_1": round(G1, 3),
        "E0_CuCl2_Cu_V_SHE": round(E0_CUCL2, 4), "logK_Cu2O_to_CuCl2": round(LOGK_CU2O, 3),
        "E_Cu2O_Cu_pH8p2_V_SCE": round(E_CU2O_PH0 - 0.05916 * PH0 - E_SCE, 4),
        "CuCl2_sat_Cu2O_pH8p2_uM": round(csat_cu2o(PH0) * 1e9, 2),
        "k_ox_CuI_air_per_s": round(K_OX, 6), "CuI_half_life_air_s": round(math.log(2) / K_OX, 1),
        "CuI_speciation": {k: float(f"{v:.3e}") for k, v in CU1_SPECIATION.items()},
        "TA0_mM": round(TA0 * 1e3, 4), "buffer_capacity_mM_per_pH_at_8p2": round(float((ta_of_ph(8.21) - ta_of_ph(8.19)) / 0.02 * 1e3), 3),
        "K0_cm_s": K0, "alpha_c": ALPHA_C, "b_c_mV_dec": round(LN10 / (ALPHA_C * FRT) * 1e3, 1), "b_Al_mV_dec": B_AL * 1e3,
        "C_dl_uF_cm2": C_DL * 1e6, "k_p_hom_per_s": K_P_HOM, "k_p_surf_cm_s": K_P_SURF, "k_CuII_red_cm_s": K_CU2_RED,
        "oring": {"squeezed_height_mm": SQUEEZED * 10, "squeeze_pct": round((1 - SQUEEZED / CS) * 100, 1),
                  "flat_contact_inner_r_mm": round(R_CONTACT * 10, 4), "section_innermost_r_mm": round((R_CONTACT - RHO) * 10, 4),
                  "flat_width_mm": round(W_FLAT * 10, 4)}}}
    out["geometry"] = {"nominal_area_cm2": round(math.pi * A_NOM ** 2, 5), "wetted_area_exact_cm2": round(math.pi * R_CONTACT ** 2, 5),
                       "wetted_over_nominal": round(R_CONTACT ** 2 / A_NOM ** 2, 3)}
    out["convection"] = convection_estimates()

    # 0 Cottrell check
    wv = Well(WellGeom(validation=True))
    rv = run_well(wv, None, [("ocp", 600, "ocp", 0)], limiting=True)
    out["check_cottrell"] = {f"{s}s": round(float(rv["i_lim"][s - 1] / cottrell(s)), 4) for s in (30, 120, 300, 600)}
    log(f"Cottrell {out['check_cottrell']}")

    # 1 calibrate each alloy's bulk cell
    alloys = ALLOYS()
    out["calibration"] = {}
    for key, al in alloys.items():
        log(f"calibrating {key}")
        if al.al_path:  # NAB's Cu2O film (when the liquid at the metal ever saturates) behaves as 90/10's: ASSUMED
            al.gamma_star = alloys["C70600"].gamma_star
        b = calibrate(al, log)
        t, E, ia = b.ocp_run(al.tau_h * 3600 * 2, dt=60.0)
        rp_cal = (b.ocp_run(al.t_cal_s, dt=30.0), b.rp_now())[1]
        out["calibration"][key] = {
            "name": al.name, "x_Cu": al.x_cu, "k_O2_cm_s_at_-0.25V_SCE": float(f"{al.k_o2:.4e}"), "i_Al0_A_cm2": float(f"{al.i_al0:.4e}"),
            "gamma_star_mol_cm2": float(f"{al.gamma_star:.4e}"), "gamma_star_nm_Cu2O": round(al.gamma_star * V_FILM * 1e7, 3),
            "target_Rp_ohm_cm2": al.rp_target, "model_Rp_at_t_cal_ohm_cm2": round(rp_cal), "t_cal_h": al.t_cal_s / 3600,
            "target_E_corr_V_SCE": al.ec_target, "model_E_corr_at_t_cal_V_SCE": round(b.E, 4),
            "model_i_corr_uA_cm2": {f"{h}h": round(float(np.interp(h * 3600, t, ia)) * 1e6, 3) for h in (0.1, 0.5, 1, 3, al.tau_h)},
            "target_tau_h": al.tau_h,
            "model_decay_at_tau": round(float(np.interp(al.tau_h * 3600, t, ia) / np.interp(300, t, ia)), 4),
            "target_decay_at_tau": round(math.sqrt((1 + 300 / (al.tau_h * 3600)) / 2), 4)}
    out["calibration"]["C70600"]["literature_E_corr_V_SCE"] = "-0.220 to -0.233 (Mantzavinos 2001, ASW 20 C, via Edison c1-03)"

    # 2 the protocol in the bulk cell and in the well, each alloy
    snap_t = [5, 60, 300, 900, 1800, 2100, 2820, 3120]
    g1 = WellGeom(ref=1).build()
    w1 = Well(g1)
    out["grid"] = {"cells_liquid": w1.n, "metal_cells": len(w1.metal), "first_cell_um": round(float(np.diff(g1.zf)[0]) * 1e4, 2),
                   "wetted_area_resolved_cm2": round(w1.A, 5), "liquid_uL": round(float(w1.vol.sum()) * 1e3, 2),
                   "liquid_height_mm": round(float(g1.zf[-1]) * 10, 3)}
    out["wells"], recs, bulks = {}, {}, {}
    for key, al in alloys.items():
        log(f"bulk sequence {key}")
        bulks[key] = run_bulk(al, SEQ)
        log(f"well sequence {key}")
        rec, snaps = run_well(w1, al, SEQ, snap_times=snap_t if key == "C71500" else (), log=log)
        recs[key] = (rec, snaps)
        out["wells"][key] = summarise_well(w1, al, rec, bulks[key])
        log(json.dumps(out["wells"][key])[:600])

    # 3 cathodic hold after the anodic hold, C71500
    al = alloys["C71500"]
    rc_, _ = run_well(w1, al, SEQ_CATH)
    ph_ = np.array(rc_["phase"])
    before = float((rc_["cu1_mol"] + rc_["cu2_mol"] + rc_["susp_mol"])[ph_ == "anodic hold +50 mV"][-1])
    after = float(rc_["cu1_mol"][-1] + rc_["cu2_mol"][-1] + rc_["susp_mol"][-1])
    out["cathodic_hold_C71500"] = {"cu_in_liquid_before_ng": round(before * 63.546e9, 1), "cu_in_liquid_after_10min_ng": round(after * 63.546e9, 1),
                                   "replated_pct": round((1 - after / before) * 100, 1),
                                   "cathodic_current_density_end_uA_cm2_wetted": round(float(rc_["I"][-1]) / w1.A * 1e6, 2),
                                   "pH_centre_end": round(float(rc_["ph_centre"][-1]), 3)}
    log(f"cathodic {out['cathodic_hold_C71500']}")

    # 4 sensitivity: Cu(I) oxidation ten times slower
    k_keep = K_OX
    K_OX = k_keep / 10
    rs, _ = run_well(w1, al, SEQ)
    out["sensitivity_C71500"] = {"CuI_oxidation_10x_slower": {k: summarise_well(w1, al, rs, bulks["C71500"])[k] for k in
                                                               ("E_corr_30min_mV_SCE", "Rp_well_nominal_area_ohm_cm2", "hold_mean_uA_cm2_wetted",
                                                                "cu_to_tube_ng", "fraction_of_dissolved_cu_reaching_tube", "O2_pct_sat_centre_30min")}}
    K_OX = k_keep
    # and the film's share of the Cu oxidised, recalibrating gamma* each time
    b_keep = BETA_FILM
    for beta in (0.1, 0.6):
        BETA_FILM = beta
        alb = ALLOYS()["C71500"]
        calibrate(alb, lambda s_: None)
        bb = run_bulk(alb, SEQ)
        rb, _ = run_well(w1, alb, SEQ)
        sb = summarise_well(w1, alb, rb, bb)
        out["sensitivity_C71500"][f"film_share_beta_{beta}"] = {"k_O2": float(f"{alb.k_o2:.4e}"), "gamma_star": float(f"{alb.gamma_star:.4e}"),
                                                                **{k: sb[k] for k in ("E_corr_30min_mV_SCE", "E_corr_30min_bulk_mV_SCE", "Rp_well_nominal_area_ohm_cm2",
                                                                                      "Rp_bulk_ohm_cm2", "hold_mean_uA_cm2_wetted", "cu_to_tube_ng", "cu_in_film_ng",
                                                                                      "fraction_of_dissolved_cu_reaching_tube")}}
    BETA_FILM = b_keep
    log(f"sensitivity {out['sensitivity_C71500']}")

    # 5 grid convergence, C71500
    if not args.quick:
        g2 = WellGeom(ref=2).build()
        w2 = Well(g2)
        log(f"h/2 grid: {w2.n} liquid cells, {len(w2.metal)} metal cells")
        r2, _ = run_well(w2, al, SEQ, log=log)
        s1, s2 = out["wells"]["C71500"], summarise_well(w2, al, r2, bulks["C71500"])
        keys = ("E_corr_30min_mV_SCE", "Rp_well_nominal_area_ohm_cm2", "hold_mean_uA_cm2_wetted", "cu_dissolved_ng", "cu_to_tube_ng",
                "cu_in_film_ng", "O2_pct_sat_centre_30min")
        out["check_grid_C71500"] = {"h": {k: s1[k] for k in keys}, "h_over_2": {k: s2[k] for k in keys},
                                    "wetted_area_cm2": {"h": round(w1.A, 5), "h_over_2": round(w2.A, 5)},
                                    "crevice_share_OCP": {"h": s1["crevice_share_of_anodic_current"]["OCP_30min"], "h_over_2": s2["crevice_share_of_anodic_current"]["OCP_30min"]}}
        log(f"grid {out['check_grid_C71500']}")

    # 6 the old model's numbers for comparison (cap B, 5 uA/cm2)
    old = json.loads((HERE / "sim_well.json").read_text())
    out["old_sim_well_capB"] = {k: old["sequence"]["B"][k] for k in ("E_ocp_end_mV_vs_bulk", "Rp_ratio_well_over_bulk", "anodic_hold_well_over_bulk",
                                                                    "cu_dissolved_ng", "O2_at_spot_centre_end_of_OCP_pct_sat")}
    out["old_sim_well_capB"]["replated_pct"] = old["cathodic_hold_after_anodic"]["replated_pct"]
    out["runtime_s"] = round(time.time() - t0)
    (HERE / "sim_well_hf.json").write_text(json.dumps(out, indent=1) + "\n")

    # fields for the renderer, resampled to a regular 0.05 mm grid
    rec, snaps = recs["C71500"]
    save_fields(g1, w1, rec, snaps)
    plot(out, w1, recs, bulks)
    log("done")


def save_fields(g, w, rec, snaps):
    H = 0.005
    nr, nz = int(round(R_BORE / H)), int(math.ceil(g.zf[-1] / H))
    r = (np.arange(nr) + 0.5) * H
    z = (np.arange(nz) + 0.5) * H
    ii = np.clip(np.searchsorted(g.rf, r) - 1, 0, len(g.rc) - 1)
    kk = np.clip(np.searchsorted(g.zf, z) - 1, 0, len(g.zc) - 1)
    inside = z[None, :] < g.zf[-1]

    def res(a):
        out = a[np.ix_(ii, kk)].copy()
        out[:, ~inside[0]] = np.nan
        return out
    times = np.array(sorted(snaps))
    liq = ~np.isnan(res(np.where(g.liq, 1.0, np.nan)))
    coil = g.coil[np.ix_(ii, kk)]
    np.savez_compressed(HERE / "sim_well_hf_fields.npz", r=r, z=z, liquid=liq, coil=coil, times=times,
                        o2=np.array([res(snaps[t]["o2"]) for t in times]), cu=np.array([res(snaps[t]["cu"]) for t in times]),
                        ph=np.array([res(snaps[t]["ph"]) for t in times]),
                        film=np.array([snaps[t]["film"] for t in times]), film_r=w.m_r,
                        trace_t=rec["t"], trace_E=rec["E"], trace_I=rec["I"],
                        a=A_NOM, a_wetted=R_CONTACT, z_step=Z_THROAT, r_bore=R_BORE, h_liq=float(g.zf[-1]), z_tip=Z_TIP, r_cap=R_CAP,
                        oring=np.array([R_RING, RHO, W_FLAT, SQUEEZED]))


# ------------------------------------------------------------------ figure
INK, INK2, MUTED, GRID, SURFACE = "#0b0b0b", "#52514e", "#898781", "#e1e0d9", "#fcfcfb"
COL = {"C70600": "#1baf7a", "C71500": "#2a78d6", "C95800": "#eb6834"}


def style(ax):
    ax.set_facecolor(SURFACE)
    ax.grid(True, color=GRID, lw=0.6)
    ax.tick_params(colors=MUTED, labelsize=7.5)
    for s in ax.spines.values():
        s.set_color(GRID)


def plot(out, w, recs, bulks):
    import matplotlib
    matplotlib.use("Agg")
    import matplotlib.pyplot as plt
    from matplotlib.colors import LinearSegmentedColormap
    from matplotlib.patches import Polygon, Rectangle

    blues = LinearSegmentedColormap.from_list("blues", ["#0d366b", "#256abf", "#6da7ec", "#cde2fb"])
    fig = plt.figure(figsize=(16, 9.6), facecolor=SURFACE)
    gs = fig.add_gridspec(2, 3, width_ratios=[1.1, 1, 1], wspace=0.30, hspace=0.40)
    g = w.g
    rec, snaps = recs["C71500"]

    # A: O2 and the O-ring section after 30 min, C71500
    ax = fig.add_subplot(gs[0, 0])
    o2 = snaps[1800]["o2"]
    full = np.concatenate([o2[::-1, :], o2], axis=0).T
    rr = np.concatenate([-g.rf[::-1], g.rf[1:]]) * 10
    im = ax.pcolormesh(rr, g.zf * 10, full, cmap=blues, vmin=0, vmax=1, shading="flat")
    th = np.linspace(-math.pi / 2, math.pi / 2, 40)
    sec = np.r_[np.c_[R_CONTACT + W_FLAT + RHO * np.cos(th), RHO + RHO * np.sin(th)],
                np.c_[R_CONTACT - RHO * np.cos(th), RHO - RHO * np.sin(th)]] * 10
    for sgn in (1, -1):
        ax.add_patch(Polygon(np.c_[sgn * sec[:, 0], sec[:, 1]], closed=True, fc="#1d1d1d", ec="none"))
        ax.add_patch(Rectangle((sgn * 1.45 if sgn > 0 else -3.65, 1.40), 2.20, 0.20, fc="#e9a47c", ec="none"))
        ax.add_patch(Rectangle((sgn * 3.65 if sgn > 0 else -4.6, 0.0), 0.95, 1.60, fc="#e9a47c", ec="none"))
    ax.add_patch(Rectangle((-1.0, 3.0), 2.0, 2.0, fc="#eeeeea", ec=INK2, lw=0.8))
    ax.axhline(0, color="#b87333", lw=3)
    ax.set_aspect("equal"); ax.set_xlim(-4.3, 4.3); ax.set_ylim(-0.4, g.zf[-1] * 10 + 0.3)
    ax.set_facecolor("#f3e3d6")
    ax.text(0, 3.9, "Ag/AgCl", ha="center", fontsize=7, color=INK2)
    ax.text(0, -0.12, f"wetted metal Ø{2 * R_CONTACT * 10:.2f} mm (nominal Ø2.90)", ha="center", va="top", fontsize=7, color=INK2)
    cb = fig.colorbar(im, ax=ax, fraction=0.04, pad=0.02)
    cb.set_label("O₂, fraction of saturation", fontsize=7.5, color=INK2)
    cb.ax.tick_params(labelsize=7, colors=MUTED)
    ax.set_xlabel("r, mm", fontsize=8, color=INK2); ax.set_ylabel("z, mm", fontsize=8, color=INK2)
    ax.tick_params(colors=MUTED, labelsize=7.5)
    ax.set_title("A  O₂ after 30 min at open circuit, C71500,\nwith the squeezed O-ring's section (black)", fontsize=9, color=INK, loc="left")

    # B: crevice close-up: anodic and cathodic current density along the metal, three moments
    ax = fig.add_subplot(gs[0, 1]); style(ax)
    for tt, ls, lab in ((1800, "-", "OCP, 30 min"), (2820, "--", "end of +50 mV hold")):
        s = snaps[tt]
        ax.plot(w.m_r * 10, s["ia_density"] * 1e6, color=COL["C71500"], lw=1.8, ls=ls, label=f"anodic, {lab}")
        ax.plot(w.m_r * 10, -s["ic_density"] * 1e6, color="#c0392b", lw=1.4, ls=ls, label=f"cathodic, {lab}")
    ax.axvline(1.45, color=MUTED, lw=1)
    ax.text(1.43, ax.get_ylim()[1] * 0.92 if ax.get_ylim()[1] > 0 else 1, "nominal edge", ha="right", fontsize=7, color=INK2)
    ax.axvspan(1.45, R_CONTACT * 10, color="#efe9e2", lw=0)
    ax.set_yscale("log"); ax.set_xlim(0, R_CONTACT * 10 + 0.05)
    ax.set_xlabel("r on the metal, mm", fontsize=8, color=INK2)
    ax.set_ylabel("current density, µA/cm²", fontsize=8, color=INK2)
    ax.legend(fontsize=6.5, frameon=False, loc="lower left")
    ax.set_title("B  Where the current flows: open spot vs the crevice\nunder the ring (shaded), C71500", fontsize=9, color=INK, loc="left")

    # C: E_corr in well and bulk, three alloys
    ax = fig.add_subplot(gs[0, 2]); style(ax)
    for key, (r_, _) in recs.items():
        ax.plot(r_["t"] / 60, r_["E"] * 1e3, color=COL[key], lw=2, label=f"{key} well")
        ax.plot(bulks[key]["t"] / 60, bulks[key]["E"] * 1e3, color=COL[key], lw=1.2, ls=":", label=f"{key} bulk cell")
    ax.set_xlim(0, 52)
    ax.set_xlabel("minutes", fontsize=8, color=INK2); ax.set_ylabel("E, mV vs SCE", fontsize=8, color=INK2)
    ax.legend(fontsize=6.5, frameon=False, loc="lower right", ncol=2)
    ax.set_title("C  Potential through the sequence (OCP, LPR, rest,\n+50 mV hold, OCP): well vs bulk cell", fontsize=9, color=INK, loc="left")

    # D: current through the spot
    ax = fig.add_subplot(gs[1, 0]); style(ax)
    for key, (r_, _) in recs.items():
        ax.plot(r_["t"] / 60, r_["I"] * 1e9, color=COL[key], lw=1.5, label=key)
    ax.set_yscale("symlog", linthresh=10)
    for x0, x1, lab in ((0, 30, "OCP"), (30, 32, "LPR"), (32, 37, "rest"), (37, 47, "+50 mV hold"), (47, 52, "OCP")):
        ax.axvline(x1, color=GRID, lw=0.8)
        ax.text((x0 + x1) / 2, 2.5e4, lab, ha="center", fontsize=6.5, color=INK2, rotation=90 if x1 - x0 < 6 else 0)
    ax.set_xlim(0, 52); ax.set_ylim(-3e3, 6e4)
    ax.set_xlabel("minutes", fontsize=8, color=INK2); ax.set_ylabel("current through the spot, nA (symlog)", fontsize=8, color=INK2)
    ax.legend(fontsize=7, frameon=False, loc="lower left")
    ax.set_title("D  Current the potentiostat sees, per alloy", fontsize=9, color=INK, loc="left")

    # E: where the copper goes, C71500
    ax = fig.add_subplot(gs[1, 1]); style(ax)
    tm = rec["t"] / 60
    ax.plot(tm, rec["q_cu_mol"] * 63.546e9, color=INK, lw=2, label="Cu dissolved from the metal")
    ax.plot(tm, rec["cu1_mol"] * 63.546e9, color=COL["C71500"], lw=1.6, label="Cu(I) in the liquid")
    ax.plot(tm, rec["cu2_mol"] * 63.546e9, color="#7a5fc0", lw=1.6, label="Cu(II) in the liquid")
    ax.plot(tm, rec["susp_mol"] * 63.546e9, color="#b87333", lw=1.6, label="Cu₂O suspended")
    ax.plot(tm, rec["film_mol"] * 63.546e9, color="#c0392b", lw=1.6, label="Cu₂O on the metal (film)")
    ax.set_xlim(0, 52)
    ax.set_xlabel("minutes", fontsize=8, color=INK2); ax.set_ylabel("ng of Cu", fontsize=8, color=INK2)
    ax.legend(fontsize=6.5, frameon=False, loc="upper left")
    ax.set_title("E  Where the copper goes, C71500 (the tube gets the liquid,\nnot the film)", fontsize=9, color=INK, loc="left")

    # F: well / bulk biases per alloy, and pH
    ax = fig.add_subplot(gs[1, 2]); style(ax)
    keys = list(recs)
    xs = np.arange(len(keys))
    W_ = out["wells"]
    bars = [("i_corr_ratio_well_over_bulk_30min", "i_corr, 30 min"), ("Rp_ratio_nominal_over_bulk", "R_p (nominal area)"),
            ("Rp_ratio_wetted_over_bulk", "R_p (wetted area)"), ("hold_ratio_well_over_bulk", "hold current")]
    cols = ["#2a78d6", "#eb6834", "#f2b591", "#1baf7a"]
    for j, ((k, lab), cc) in enumerate(zip(bars, cols)):
        vals = [W_[a][k] for a in keys]
        ax.bar(xs + (j - 1.5) * 0.2, vals, 0.19, color=cc, label=lab)
        for x_, v in zip(xs + (j - 1.5) * 0.2, vals):
            ax.text(x_, v + 0.03, f"{v:.2f}", ha="center", fontsize=6, color=INK2)
    ax.axhline(1, color=MUTED, lw=1)
    ax.set_xticks(xs); ax.set_xticklabels([f"{k}\n{ALLOYS()[k].name}" for k in keys], fontsize=7.5, color=INK2)
    ax.set_ylabel("well ÷ bulk cell", fontsize=8, color=INK2)
    ax.legend(fontsize=6.5, frameon=False, loc="upper left", ncol=2)
    ax.set_title("F  What the well does to each number", fontsize=9, color=INK, loc="left")

    fig.text(0.5, 0.012, "Model, not measurement. 2D axisymmetric reaction-transport in the sealed 150 µL well (AS568-006 squeezed 21 %, wetted to r 2.00 mm), "
             "Cu + 2Cl⁻ ⇌ CuCl₂⁻ + e⁻ with a Cu₂O film, O₂ reduction, Cu(I) oxidation, Cu₂O precipitation, buffered pH, double layer and electrolyte potential. "
             "Bulk cells calibrated to published R_p (and E_corr for NAB).", ha="center", fontsize=7.2, color=INK2, wrap=True)
    fig.savefig(HERE / "sim_well_hf.png", dpi=150, facecolor=SURFACE, bbox_inches="tight")


if __name__ == "__main__":
    main()
